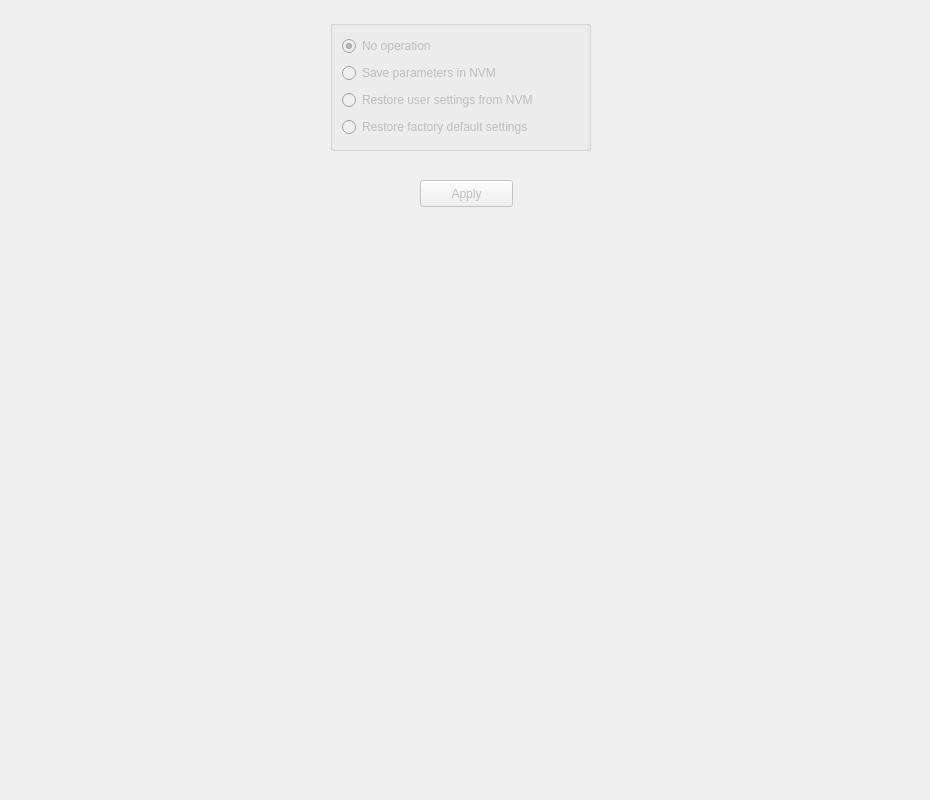
<?xml version="1.0" encoding="UTF-8"?>
<ui version="4.0">
 <class>SaveRestoreControl</class>
 <widget class="QWidget" name="SaveRestoreControl">
  <property name="geometry">
   <rect>
    <x>0</x>
    <y>0</y>
    <width>930</width>
    <height>800</height>
   </rect>
  </property>
  <property name="windowTitle">
   <string>Form</string>
  </property>
  <widget class="QGroupBox" name="groupBox_6">
   <property name="geometry">
    <rect>
     <x>330</x>
     <y>20</y>
     <width>261</width>
     <height>131</height>
    </rect>
   </property>
   <property name="title">
    <string/>
   </property>
   <layout class="QGridLayout" name="gridLayout">
    <item row="1" column="0">
     <widget class="QRadioButton" name="saveRadioButton">
      <property name="enabled">
       <bool>false</bool>
      </property>
      <property name="text">
       <string>Save parameters in NVM</string>
      </property>
     </widget>
    </item>
    <item row="2" column="0">
     <widget class="QRadioButton" name="restoreNVMRadioButton">
      <property name="enabled">
       <bool>false</bool>
      </property>
      <property name="text">
       <string>Restore user settings from NVM</string>
      </property>
     </widget>
    </item>
    <item row="3" column="0">
     <widget class="QRadioButton" name="restoreFactoryRadioButton">
      <property name="enabled">
       <bool>false</bool>
      </property>
      <property name="text">
       <string>Restore factory default settings</string>
      </property>
     </widget>
    </item>
    <item row="0" column="0">
     <widget class="QRadioButton" name="noOpRadioButton">
      <property name="enabled">
       <bool>false</bool>
      </property>
      <property name="text">
       <string>No operation</string>
      </property>
      <property name="checked">
       <bool>true</bool>
      </property>
     </widget>
    </item>
   </layout>
  </widget>
  <widget class="QPushButton" name="applyButton">
   <property name="enabled">
    <bool>false</bool>
   </property>
   <property name="geometry">
    <rect>
     <x>420</x>
     <y>180</y>
     <width>93</width>
     <height>27</height>
    </rect>
   </property>
   <property name="text">
    <string>Apply</string>
   </property>
  </widget>
 </widget>
 <resources/>
 <connections>
  <connection>
   <sender>applyButton</sender>
   <signal>pressed()</signal>
   <receiver>SaveRestoreControl</receiver>
   <slot>applyPressed()</slot>
   <hints>
    <hint type="sourcelabel">
     <x>416</x>
     <y>483</y>
    </hint>
    <hint type="destinationlabel">
     <x>464</x>
     <y>399</y>
    </hint>
   </hints>
  </connection>
 </connections>
 <slots>
  <slot>applyPressed()</slot>
 </slots>
</ui>
